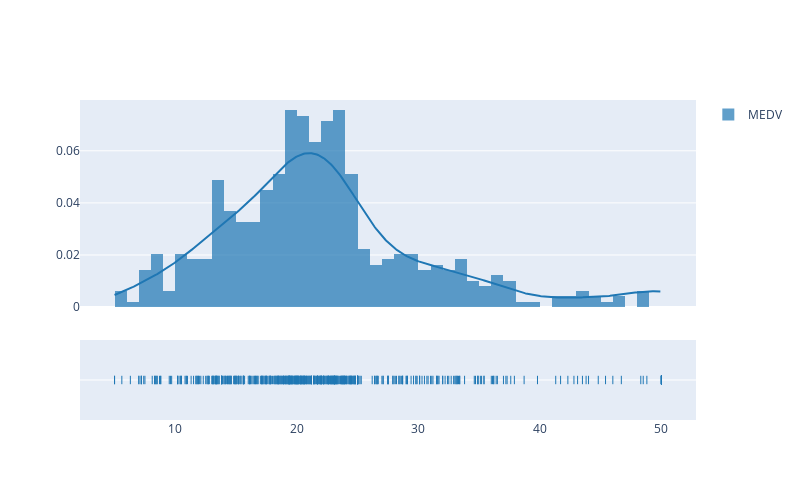

The cell this chart's notebook holds for it:
### Code cell
fig = pff.create_distplot([data['MEDV']], group_labels = ['MEDV'])
fig.update_layout(width = 800, height = 500)
fig.show()

### Figure 1 — Plotly figure (JSON) as saved in the notebook; plotly's stock layout.template omitted (floating-point values rounded to 4 significant figures; data arrays with more than 128 entries replaced by an {"elided": "..."} marker saying what was removed)
{"data": [{"autobinx": false, "histnorm": "probability density", "legendgroup": "MEDV", "marker": {"color": "rgb(31, 119, 180)"}, "name": "MEDV", "opacity": 0.7, "type": "histogram", "x": {"elided": "506 float values"}, "xaxis": "x", "xbins": {"end": 50, "size": 1, "start": 5}, "yaxis": "y"}, {"legendgroup": "MEDV", "marker": {"color": "rgb(31, 119, 180)"}, "mode": "lines", "name": "MEDV", "showlegend": false, "type": "scatter", "x": {"elided": "500 float values"}, "xaxis": "x", "y": {"elided": "500 float values"}, "yaxis": "y"}, {"legendgroup": "MEDV", "marker": {"color": "rgb(31, 119, 180)", "symbol": "line-ns-open"}, "mode": "markers", "name": "MEDV", "showlegend": false, "type": "scatter", "x": {"elided": "506 float values"}, "xaxis": "x", "y": {"elided": "506 str values"}, "yaxis": "y2"}], "layout": {"barmode": "overlay", "height": 500, "hovermode": "closest", "legend": {"traceorder": "reversed"}, "width": 800, "xaxis": {"anchor": "y2", "domain": [0, 1], "zeroline": false}, "yaxis": {"anchor": "free", "domain": [0.35, 1], "position": 0}, "yaxis2": {"anchor": "x", "domain": [0, 0.25], "dtick": 1, "showticklabels": false}}}
